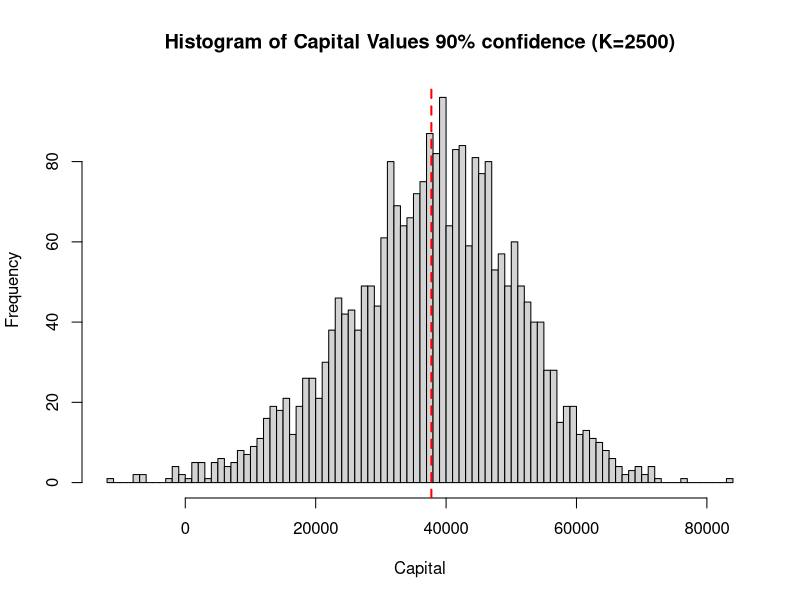

Here is the R script that generated this plot:
## ---- chunk 1
knitr::opts_chunk$set(echo = TRUE)
## ---- chunk 2
rm(list=ls())
set.seed(1)
## ---- chunk 3
# this function simulates events and their timing, according to a homogeneous poisson process, and outputs the number of events that occur within the time horizon specified
num_hom = function(horizon, rate) {
  
  # initialise
  t = 0 # current time
  I = 0 # number of events
  S = c() # will hold event times
  
  # simulate events and stop when current event time surpasses the time horizon
  while (t <= horizon){
    
    # generate time of next event
    U = runif(1)
    t = t - (1/rate) * log(U)
    
    # only increment count of events if new event time does not surpass the time horizon
    if (t <= horizon) {
      I <- I + 1
      S <- c(S, t)
    }
  }
  
  # return the number of events that occured
  return(I)
}
## ---- chunk 4
# this function simulates events and their timing, according to a non-homogeneous poisson process, and outputs the number of events that occur within the time horizon specified
num_nonhom_leave = function(horizon) {
  
  # initialise
  t = 0 # current time
  I = 0 # number of events
  S = c() # will hold event times
  
  mu_bound <- 1/12 # upper bound for non-homogeneous poisson process with rate mu(t)

  # simulate events and stop when current event time surpasses the time horizon
  while (t <= horizon){
    
    # generate time of next event
    U = runif(1)
    t = t - (1/mu_bound) * log(U)
    
    # calculate likelihood of an event occurring at the current time
    L <- mu(t) / mu_bound

    # only increment the count of events if the generated random variable is less than or equal to the likelihood
    if (runif(1) <= L){
      I = I + 1
      S = c(S,t)
    } 
  }
  
  # return the number of events that occured
  return(I)
}
## ---- chunk 5
# this function simulates whether or not a claim is made, based on a Bernoulli distributed random variable, with probability of success (claim made) at 0.6
rv_bernoulli <- function(p_success) {
  return(runif(1) < 0.6)
}
## ---- chunk 6
# this function simulates the amount claimed on an accident, based on the given function 300X+500, where X takes values {0, 1, ..., 10} and follows the uniform distribution 
rv_specific_discrete <- function() {
  X <- floor(11 * runif(1))
  return(300 * X + 500)
}
## ---- chunk 7
# this function calculates the sample mean, which is an unbiased estimator of the population mean (i.e. C12, the capital after 12 months)
sample_mean <- function(x, n) {
  x_bar <- sum(x) / n
  return(x_bar)
}
## ---- chunk 8
# this function calculates the sample standard deviation
sample_sd <- function(x, sample_size) {
  
  # calculate the sample mean
  x_bar <- sample_mean(x, sample_size)
  
  # calculate the sum of squared differences from the mean
  squared_diff_sum <- sum((x - x_bar)^2)
  
  # hence calculate the sample variance (s^2)
  s2 <- squared_diff_sum / (sample_size - 1)
  
  # returns the sample standard deviation
  return(sqrt(s2))
}
## ---- chunk 9
n_0 <- 0 # initial number of customers
c_0 <- 50000 # initial capital stock
M <- 300 # fixed monthly fee
C <- 30000 # capital threshold before legal complications
lambda <- 3 # monthly rate at which customers join 
mu <- function(t) 1/(12 + t) # monthly rate at which customers leave 
alpha <- 3.5 # annual rate of accidents 
K <- 2500 # the number of simulation iterations
## ---- chunk 10
# initialize results and counters

verdict <- c() # stores 0s and 1s where a 1 indicates company 'failed'
capital <- c() # stores the capital available at the end of the 12 months

for (i in 1:K) {
  
  # initialise 
  t <- 0 # current time
  n <- n_0 # starting number of customers
  c <- c_0 # starting amount of capital

  # repeat for each of the 12 months in a year
  for (month in 1:12) {
    
    # ARRIVALS (per month)
    num_join_month = num_hom(1, lambda)
    
    # DEPARTURES (per month)
    num_leave_month = num_nonhom_leave(1)
    
    # -update- capital (based on number of clients and their membership payment (per month))
    n <- n + num_join_month - num_leave_month
    c <- c + n*M
    
    # ACCIDENTS (per customer per month)
    num_acc_month <- 0
    for (j in 1:n) {
      num_acc_customer <- num_hom(1, alpha/12)
      
      # -update- accidents counter
      num_acc_month <- num_acc_month + num_acc_customer
    }

    # CLAIM & AMOUNT (per accident)
    for (k in 1:num_acc_month) {
      
      # claim, per accident
      claim_made_customer = rv_bernoulli(0.6)
      
      # amount, per accident
      if (claim_made_customer) {
        amount_claimed_customer = rv_specific_discrete()
        
        # -update- capital (based on each accident claimed)
        c <- c - amount_claimed_customer
      }
    }
  }
  
  # -update- verdict (for current simulation year) 
  if (c < C) {
    verdict = c(verdict, 1) # record 'company failed' as 1
  } else {
    verdict = c(verdict, 0) # record 'company succeeded' as 0
  }
  # -update- capital at the end of the year
  capital <- c(capital, c)
}
## ---- chunk 11
# NEW PARAMETERS for the confidence related calculations
desired_margin_of_error <- 500 
confidence_level <- 0.9 
K_increment <- 500 # note: for the 90% confidence, need around K=2500 to be within the desired margin or error

# calculate sample mean and sample standard deviation
mean_capital <- sample_mean(capital, K)
sd_capital <- sample_sd(capital, K)

# calculate the margin of error allowed for 90% confidence of estimate of E[C12]
critical_value <- 1.644854 # critical value for 90%
actual_margin_of_error <- critical_value * (sd_capital / sqrt(K))

# check if desired margin met (2 × actual_margin_of_error < 500);
# -> not satisfied: increase iterations and reconstruct the 90% confidence interval
if (actual_margin_of_error < desired_margin_of_error) {
  
  # required condition met, output results and end
  summary_results <- data.frame(
  "Measure" = c("Estimated E(C12) with 90% confidence within £500 of true (£)",
                "Lower bound of confidence interval (£)",
                "Upper bound of confidence interval (£)",
                "Difference in upper and lower bounds (£)",
                "Variance of estimate for E[C12]",
                "Number of iterations"),
  "Value" = c(mean_capital,
              mean_capital-actual_margin_of_error,
              mean_capital+actual_margin_of_error,
              actual_margin_of_error*2,
              sd_capital,
              K)
  )
  print(summary_results)

} else {
  # actual margin increase the number of iterations
  K <- K + K_increment 
  paste0("Calculated margin is too big. Rerun. Number of iterations has been increased to: ", K)
  }
## ---- chunk 12
# simulate values of capital and create a histogram
hist(capital, breaks = 100, main = "Histogram of Capital Values 90% confidence (K=2500)", xlab = "Capital", ylab = "Frequency")
abline(v = mean_capital, col = "red", lty = 2, lwd = 2)
